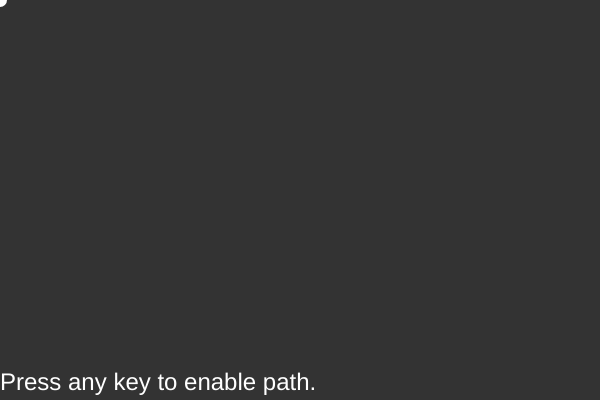
Frame 1 (no input)
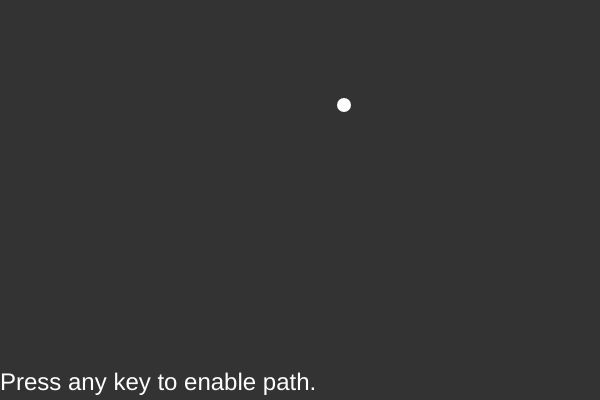
Frame 60 (no input)
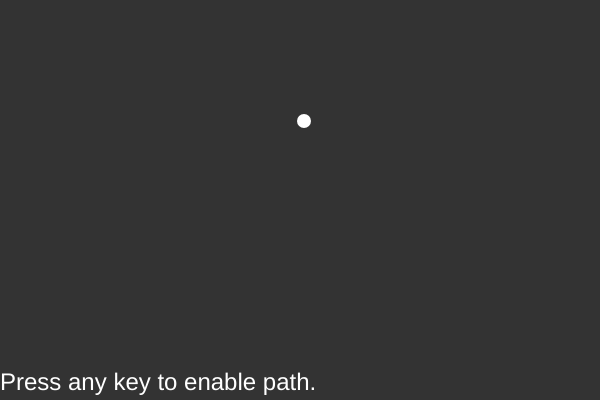
Frame 120 (the mouse pressed at the canvas centre since frame 60)

The p5.js sketch that drew these frames (run headless with seeded random() and noise() and a simulated clock; from frame 60 on, the mouse is pressed at the canvas centre):

// p5.js sketch
// ── sketch.js
let mover;

function setup() {
	createCanvas(600, 400)

	mover = new Mover(0.002)
	mover.moveWithinBounds(0, width, 0, height, 1000);
	mover.onDone = function() {mover.moveWithinBounds(0, width, 0, height, 1000);}

}

function draw() {
	background(51)

	mover.draw()
	mover.update()

	textSize(24)
	noStroke()
	fill(255)
	if (mover.showPath) { text("Press the mouse to disable path.", 0, height - 10) } 
	else { text("Press any key to enable path.", 0, height - 10) }
}

function Mover(speed=0.002) {
	this.x = 0;
	this.y = 0;

	// the positions the mover should have in the future
	this.xChart = []
	this.yChart = []
	this.chartIndex = 0;

	// the difference in the perlin noise generation => smaller values => smaller changes
	this.speed = speed;
	this.showPath = false; 
	this.onDone = function() {console.log("Mover is done moving.")}

	// generates the position charts
	this.moveWithinBounds = function(xMin, xMax, yMin, yMax, n) {

		this.xChart = []
		this.yChart = []
		this.chartIndex = 0;
	
		// generating the x positions
		let xOff = 0.01;
		for (let i = 0; i < n ; i++) {
			xOff += this.speed;
			this.xChart.push(floor(noise(xOff) * (xMax - xMin) + xMin))
		}

		// generating the y positions
		noiseSeed(floor(random(95)))
		let yOff = 0.01;
		for (let i = 0; i < n ; i++) {
			yOff += this.speed;
			this.yChart.push(floor(noise(yOff) * (yMax - yMin) + yMin))
		}

		print(this.xChart)
		print(this.yChart)

	}	

	this.update = function() {
		
		if (keyIsPressed) this.showPath = true
		if (mouseIsPressed) this.showPath = false
		
		this.chartIndex++;

		if (this.chartIndex < this.xChart.length) {

			this.x = this.xChart[this.chartIndex]
			this.y = this.yChart[this.chartIndex]

		} else this.onDone() 

	}

	this.draw = function() {
		noStroke()
		fill(255)
		ellipse(this.x, this.y, 14, 14)
		if (this.showPath) this.drawPath()
	}

	this.drawPath = function() {
		stroke(0,255,0)
		noFill()
		for (let i = 0; i < this.xChart.length - 1; i++) line(this.xChart[i], this.yChart[i],this.xChart[i+1], this.yChart[i+1])
	}
}
